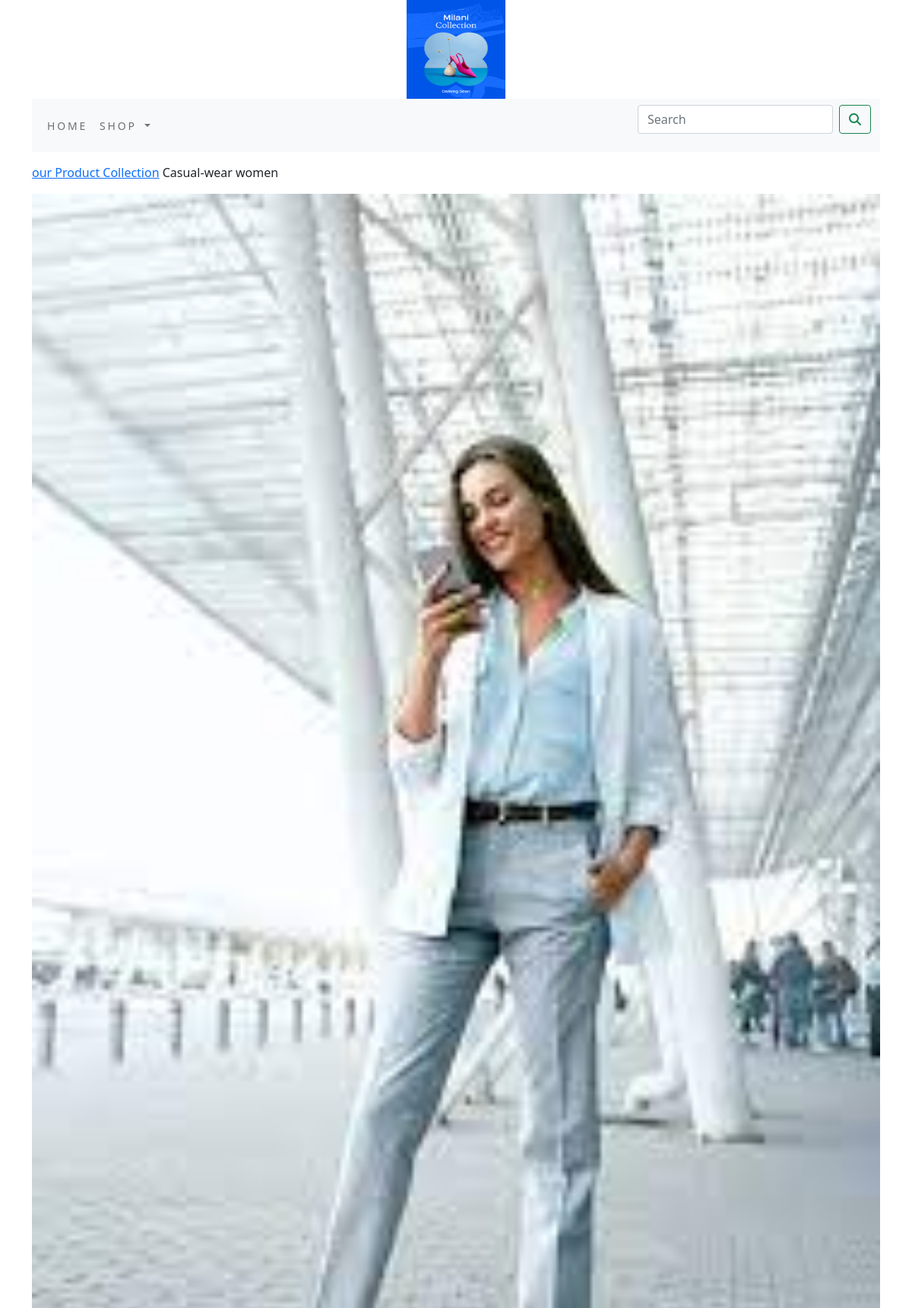
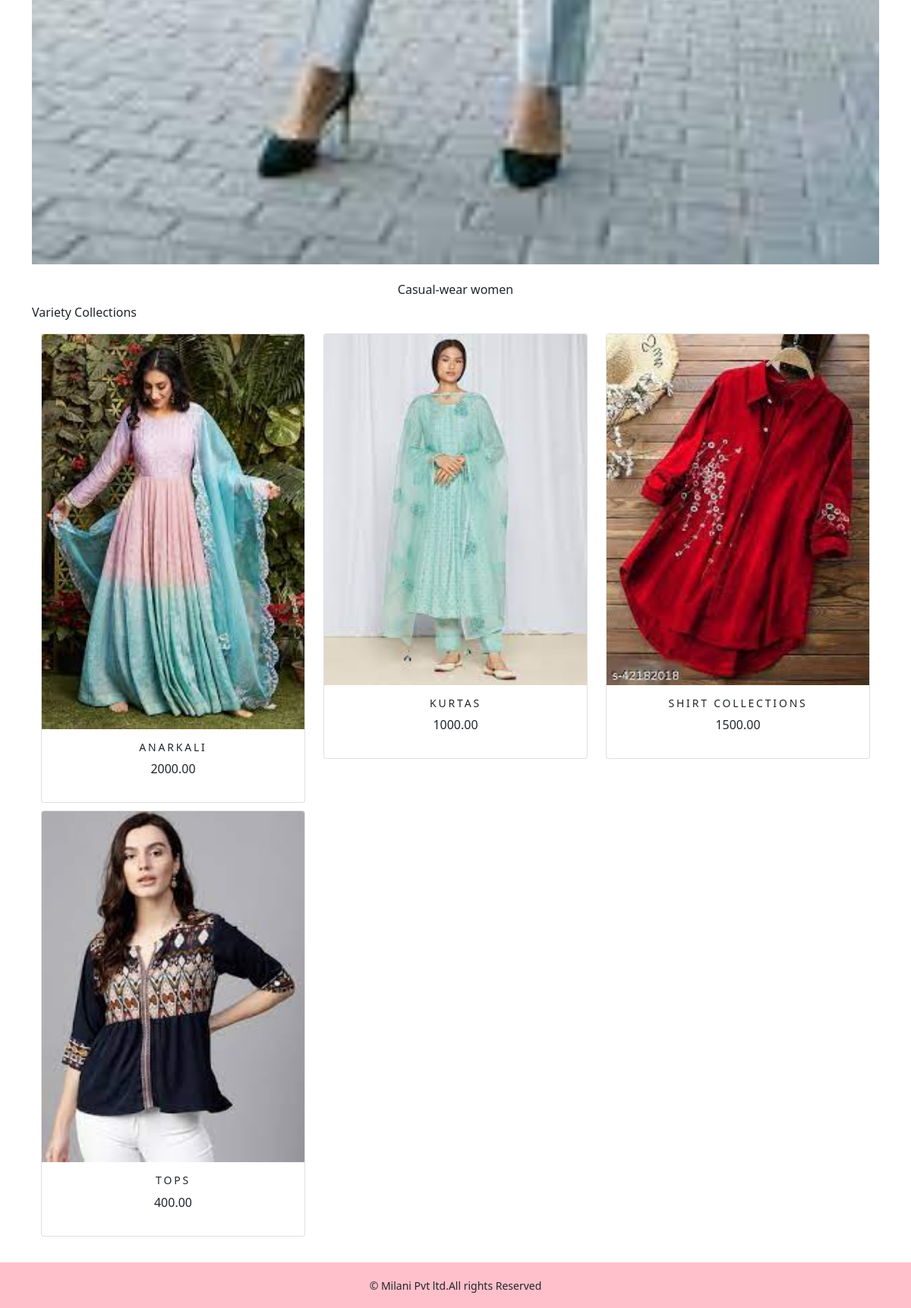
The app's page /shop/casual-wear-women/ with its own data (2 pictures, top to bottom).
### shopapp/models.py (models this page shows, shortened)
class Category(models.Model):
    name=models.CharField(max_length=250,unique=True)
    slug=models.SlugField(max_length=250,unique=True)
    description=models.TextField(blank=True)
    image=models.ImageField(upload_to='category',blank=True)
    class Meta:
        ordering=('name',)
        verbose_name='category'
        verbose_name_plural='categories'
    def get_url(self):
        return reverse('shopapp:product_by_category',args=[self.slug])

class Product(models.Model):
    name = models.CharField(max_length=250, unique=True)
    slug = models.SlugField(max_length=250, unique=True)
    description = models.TextField(blank=True)
    price = models.DecimalField(max_digits=10,decimal_places=2)
    category = models.ForeignKey(Category,on_delete=models.CASCADE)
    image = models.ImageField(upload_to='product', blank=True)
    stock = models.IntegerField()
    available = models.BooleanField(default=True)
    created = models.DateTimeField(auto_now_add=True)
    updated = models.DateTimeField(auto_now=True)
    def get_url(self):
        return reverse('shopapp:prodCatdetail',args=[self.category.slug,self.slug])
    class Meta:
        ordering=('name',)
        verbose_name='product'
        verbose_name_plural='products'

### shopapp/views.py (the view)
# urls.py: path('',views.allProdCat,name='allProdCat'),
def allProdCat(request,c_slug=None):
    c_page=None
    products_list=None
    if c_slug!=None:
        c_page=get_object_or_404(Category,slug=c_slug)
        products_list=Product.objects.all().filter(category=c_page,available=True)
    else:
        products_list=Product.objects.all().filter(available=True)
    paginator=Paginator(products_list,6)
    try:
       page=int(request.GET.get('page','1'))
    except:
       page=1
    try:
       products=paginator.page(page)
    except(EmptyPage,InvalidPage):
       products=paginator.page(paginator.num_pages)
    return render(request,'category.html',{'category':c_page,'products':products})

### cart/context_processors.py (called while the page is built)
def counter(request):
    item_count=0
    if 'admin' in request.path:
        return{}
    else:
        try:
            cart=Cart.objects.filter(cart_id=_cart_id(request))
            car_items=CartItem.objects.all().filter(cart=cart[:1])
            for cart_item in car_items:
                item_count +=cart_item.quantity
        except cart.DoesNotExist:
            item_count=0
    return dict(item_count=item_count)

### cart/views.py (called while the page is built)
def _cart_id(request):
    cart=request.session.session_key
    if not cart:
        cart=request.session.create()
    return cart

### shopapp/context_processors.py (called while the page is built)
def menu_links(request):
    links=Category.objects.all()
    return dict(links=links)

### templates/category.html (shortened to what this page needs)
{% extends 'base.html' %}
{% load static %}
{% block content %}
 {%  if category %}
<div>
   <div class="row my_row_class">
       <div class="mx-auto">
      <p><a href="{% url 'shopapp:allProdCat' %}">our Product Collection</a> {{category.name}}</p>
           </div>
   </div>
</div>
  {% endif %}
<div class="mx-auto">
   {% if category %}
     <img class="my_image" src="{{category.image.url}}" alt="{{category.name}}">
</div>
<br>
<div>
   <h1 class="text-center my_title">{{category.name}}</h1>
   <p class="text-justify">{{category.description}}</p>
</div>
  {% endif %}
<div class="container">
    <div class="row mx_auto">
        {% for product in products.object_list %}
        <div class="my_bottom_margin col-9 col-sm-12 col-md-4 col-lg-4">
            <div class="card text-center" style="min-width:18rem;">
                <a href="{{product.get_url}}"><img class="card-img-top my_image" src="{{product.image.url}}" alt="{{product.name}}"></a>
                <div class="card-body">
                    <h4>{{product.name}}</h4>
                    <p>{{product.price}}</p>
                </div>
            </div>
        </div>
        {% endfor %}
    </div>
</div>
<br>
{% endblock %}

### static/css/custom.css (style rules this page uses)
body { font-family: 'Roboto', sans-serif; }
.my_row_class { padding-top:15px; }
.my_image { width:100%; height:auto; }
.my_title { font-size:16px; text_transform:uppercase; letter_spacing: .2em; }
.my_bottom_margin { margin-bottom:10px; }
.card-body h4 { font-size:14px; text-transform:uppercase; letter-spacing:.2em; }

### records on screen
Category: name "Casual-wear women", image (picture), description "Variety Collections"
Product: image (picture), name "ANARKALI", price "2000.00"
Product: image (picture), name "KURTAS", price "1000.00"
Product: image (picture), name "SHIRT COLLECTIONS", price "1500.00"
Product: image (picture), name "TOPS", price "400.00"
